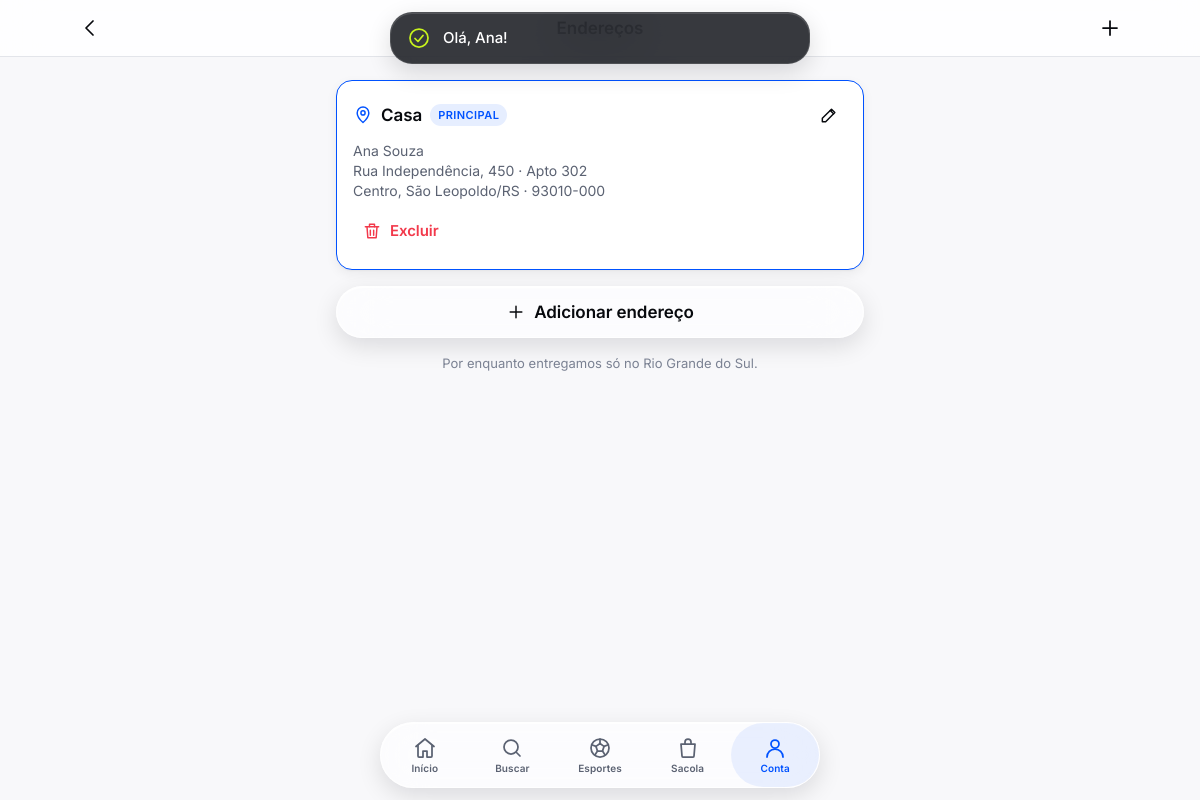
The app's page /conta/enderecos.php (signed in) with its own data.
### tables this page shows
CREATE TABLE enderecos (
  id           INT UNSIGNED AUTO_INCREMENT PRIMARY KEY,
  cliente_id   INT UNSIGNED NOT NULL,
  apelido      VARCHAR(40)  NULL,  
  destinatario VARCHAR(120) NOT NULL,
  cep          CHAR(8)      NOT NULL,
  logradouro   VARCHAR(160) NOT NULL,
  numero       VARCHAR(20)  NOT NULL,
  complemento  VARCHAR(80)  NULL,
  bairro       VARCHAR(80)  NOT NULL,
  cidade       VARCHAR(80)  NOT NULL,
  uf           CHAR(2)      NOT NULL DEFAULT 'RS',
  principal    TINYINT(1)   NOT NULL DEFAULT 0,
  CONSTRAINT fk_endereco_cliente FOREIGN KEY (cliente_id) REFERENCES clientes (id) ON DELETE CASCADE
);

### includes/funcoes.php (called while the page is built, shortened)
<?php
function url_base(): string
{
    static $base = null;
    if ($base === null) {
        global $config;
        if ($config['url_base'] !== null) {
            $base = rtrim($config['url_base'], '/');
        } else {
            $raiz      = str_replace('\\', '/', realpath(__DIR__ . '/..'));
            $documento = str_replace('\\', '/', realpath($_SERVER['DOCUMENT_ROOT'] ?? '') ?: '');
            $base      = ($documento !== '' && stripos($raiz, $documento) === 0)
                ? substr($raiz, strlen($documento))
                : '';
            $base = rtrim($base, '/');
        }
    }
    return $base;
}
function url(string $caminho = ''): string
{
    return url_base() . '/' . ltrim($caminho, '/');
}
function e(?string $texto): string
{
    return htmlspecialchars($texto ?? '', ENT_QUOTES | ENT_SUBSTITUTE, 'UTF-8');
}
function so_numeros(?string $texto): string
{
    return preg_replace('/\D+/', '', $texto ?? '');
}

### includes/conta.php (called while the page is built, shortened)
<?php
function cliente_logado(): ?array
{
    static $cache = [];
    $id = (int) ($_SESSION['cliente_id'] ?? 0);
    if (!array_key_exists($id, $cache)) {
        $cache[$id] = consulta('SELECT id, nome, email, cpf, telefone, criado_em FROM clientes WHERE id = ?', [$id])->fetch() ?: null;
    }
    return $cache[$id];
}
function exigir_login(): array
{
    $cliente = cliente_logado();
    return $cliente;
}
function enderecos_do_cliente(int $cliente_id): array
{
    return consulta('SELECT * FROM enderecos WHERE cliente_id = ? ORDER BY principal DESC, id', [$cliente_id])->fetchAll();
}
function endereco_texto(array $e): array
{
    $rua = $e['logradouro'] . ', ' . (array_key_exists('numero_end', $e) ? $e['numero_end'] : $e['numero']) . (!empty($e['complemento']) ? ' · ' . $e['complemento'] : '');
    $cidade = $e['bairro'] . ', ' . $e['cidade'] . '/' . ($e['uf'] ?? 'RS') . ' · ' . formatar_cep($e['cep']);
    return [$rua, $cidade];
}

### includes/db.php (called while the page is built)
<?php
function db(): PDO
{
    static $pdo = null;
    if ($pdo === null) {
        global $config;
        $dsn = sprintf(
            'mysql:host=%s;port=%d;dbname=%s;charset=utf8mb4',
            $config['db_host'],
            $config['db_porta'],
            $config['db_nome']
        );
        $pdo = new PDO($dsn, $config['db_usuario'], $config['db_senha'], [
            PDO::ATTR_ERRMODE            => PDO::ERRMODE_EXCEPTION,
            PDO::ATTR_DEFAULT_FETCH_MODE => PDO::FETCH_ASSOC,
            PDO::ATTR_EMULATE_PREPARES   => false,
        ]);
        $pdo->exec("SET time_zone = '" . (new DateTime())->format('P') . "'");
    }
    return $pdo;
}
function consulta(string $sql, array $parametros = []): PDOStatement
{
    $stmt = db()->prepare($sql);
    $stmt->execute($parametros);
    return $stmt;
}

### includes/checkout.php (called while the page is built, shortened)
<?php
function formatar_cep(string $cep): string
{
    $n = so_numeros($cep);
    return strlen($n) === 8 ? substr($n, 0, 5) . '-' . substr($n, 5) : $cep;
}

### conta/enderecos.php (the view, shortened to what this page needs)
<?php
require __DIR__ . '/../includes/bootstrap.php';
$cliente = exigir_login();
$cid = (int) $cliente['id'];
$enderecos = enderecos_do_cliente($cid);
pagina_inicio([
    'titulo' => 'Endereços',
    'aba'    => 'conta',
    'nav'    => [
        'titulo' => 'Endereços',
        'voltar' => url('conta/'),
        'acoes'  => '<a class="botao-icone botao-icone--plain" href="' . e(url('conta/endereco.php')) . '" aria-label="Adicionar endereço">' . icone('mais') . '</a>',
    ],
]);
?>
<div class="conteudo conteudo--leitura pilha" style="padding-top: var(--spacing-lg)">
  <?php if (!$enderecos): ?>
    <section class="estado-vazio">
      <div class="estado-vazio__icone"><?= icone('local') ?></div>
      <h1 class="t-title-3">Nenhum endereço salvo</h1>
      <p class="t-subheadline">Salve onde você recebe as compras e o checkout fica mais rápido.</p>
      <a class="botao botao--primary botao--md" href="<?= e(url('conta/endereco.php')) ?>"><?= icone('mais', 'icone--sm') ?> Adicionar endereço</a>
    </section>
  <?php else: ?>
    <ul class="pilha" role="list" style="padding: 0; margin: 0; list-style: none">
      <?php foreach ($enderecos as $end): ?>
        <?php [$rua, $cidade] = endereco_texto($end); ?>
        <li class="cartao-endereco<?= $end['principal'] ? ' cartao-endereco--principal' : '' ?>">
          <div class="linha linha--entre">
            <span class="linha">
              <?= icone('local', 'icone--sm') ?>
              <span class="t-headline"><?= e($end['apelido'] ?: 'Endereço') ?></span>
              <?php if ($end['principal']): ?><span class="selo selo--principal">Principal</span><?php endif; ?>
            </span>
            <a class="botao-icone botao-icone--plain botao-icone--sm" href="<?= e(url('conta/endereco.php?id=' . (int) $end['id'])) ?>" aria-label="Editar <?= e($end['apelido'] ?: 'endereço') ?>"><?= icone('editar', 'icone--sm') ?></a>
          </div>
          <p class="t-subheadline texto-secundario">
            <?= e($end['destinatario']) ?><br><?= e($rua) ?><br><?= e($cidade) ?>
          </p>
          <div class="cartao-endereco__acoes">
            <form method="post" data-confirmar="Excluir o endereço <?= e($end['apelido'] ?: $rua) ?>?">
              <button type="submit" name="acao" value="excluir" class="botao botao--ghost botao--md texto-erro"><?= icone('lixeira', 'icone--sm') ?> Excluir</button>
            </form>
          </div>
        </li>
      <?php endforeach; ?>
    </ul>
    <a class="botao botao--glass botao--bloco" href="<?= e(url('conta/endereco.php')) ?>"><?= icone('mais', 'icone--sm') ?> Adicionar endereço</a>
    <p class="t-footnote texto-terciario" style="text-align: center">Por enquanto entregamos só no Rio Grande do Sul.</p>
  <?php endif; ?>
</div>

### includes/componentes.php (shortened to what this page needs)
<?php
function icone(string $nome, string $classe = ''): string
{
    return '<svg class="icone ' . e($classe) . '" aria-hidden="true" focusable="false">'
         . '<use href="' . e(asset('img/icones.svg')) . '#i-' . e($nome) . '"></use></svg>';
}

### assets/css/tokens.css (style rules this page uses)
:root { --blue-700: #0040C9; --blue-600: #0052FF; --blue-500: #2E6BFF; --blue-400: #5C8DFF; --blue-100: #E6EEFF; --lime-600: #A9D400; --lime-500: #C8F31D; --ink-950: #07090D; --ink-900: #0E1117; --ink-800: #161A22; --ink-700: #232834; --gray-600: #5B6272; --gray-500: #7C8394; --gray-400: #A3A9B6; --gray-300: #C9CDD5; --gray-200: #E3E5EA; --gray-100: #F1F2F5; --gray-50: #F8F8FA; --white: #FFFFFF; --green-500: #1FB86A; --orange-500: #FF8A00; --red-500: #F2394B; --color-bg-primary: var(--gray-50); --color-bg-secondary: var(--white); --color-bg-tertiary: var(--gray-100); --color-bg-elevated: var(--white); --color-bg-inverse: var(--ink-950); --color-text-primary: var(--ink-950); --color-text-secondary: var(--gray-600); --color-text-tertiary: var(--gray-500); --color-text-on-brand: var(--white); --color-text-on-accent: var(--ink-950); --color-text-link: var(--blue-600); --color-text-inverse: var(--white); --color-brand-primary: var(--blue-600); --color-brand-pressed: var(--blue-700); --color-brand-subtle: var(--blue-100); --color-accent-primary: var(--lime-500); --color-accent-pressed: var(--lime-600); --color-border-default: var(--gray-200); --color-border-strong: var(--gray-300); --color-status-success: var(--green-500); --color-status-warning: var(--orange-500); --color-status-error: var(--red-500); --color-glass-fill: rgb(255 255 255 / 0.62); --color-glass-fill-thick: rgb(255 255 255 / 0.82); --color-glass-fill-dark: rgb(20 23 29 / 0.55); --color-glass-fill-tint: rgb(0 82 255 / 0.80); --color-glass-stroke: rgb(255 255 255 / 0.70); --color-glass-highlight: rgb(255 255 255 / 0.95); --color-overlay-scrim: rgb(0 0 0 / 0.32); --spacing-2xs: 2px; --spacing-xs: 4px; --spacing-sm: 8px; --spacing-md: 12px; --spacing-lg: 16px; --spacing-xl: 20px; --spacing-2xl: 24px; --spacing-3xl: 32px; --spacing-4xl: 40px; --spacing-5xl: 56px; --radius-sm: 8px; --radius-md: 12px; --radius-lg: 16px; --radius-xl: 22px; --radius-2xl: 28px; --radius-full: 999px; --font-family: "Inter", system-ui, -apple-system, "Segoe UI", Roboto, sans-serif; --glass-thin-blur: 12px; --glass-regular-blur: 24px; --glass-thick-blur: 40px; --glass-highlight-line: inset 0 1px 0 var(--color-glass-highlight); --shadow-glass-thin: 0 2px 8px rgb(7 9 13 / 0.08); --shadow-glass-regular: 0 8px 24px rgb(7 9 13 / 0.12); --shadow-glass-thick: 0 -8px 40px rgb(7 9 13 / 0.18); --shadow-card: 0 1px 2px rgb(7 9 13 / 0.04), 0 4px 12px rgb(7 9 13 / 0.06); --shadow-floating: 0 8px 24px rgb(7 9 13 / 0.14); --ease-padrao: cubic-bezier(0.25, 0.1, 0.25, 1); --duracao-curta: 160ms; --duracao-media: 300ms; --largura-app: 1080px; --largura-leitura: 560px; --altura-tab-bar: 64px; --area-segura-baixo: env(safe-area-inset-bottom, 0px); --area-segura-topo: env(safe-area-inset-top, 0px); }

### assets/css/telas.css (style rules this page uses)
.cartao-endereco { display: flex; flex-direction: column; gap: var(--spacing-sm); padding: var(--spacing-lg); border: 1px solid transparent; border-radius: var(--radius-lg); background: var(--color-bg-secondary); box-shadow: var(--shadow-card); }
.cartao-endereco--principal { border-color: var(--color-brand-primary); }
.cartao-endereco .linha > .icone { color: var(--color-brand-primary); }
.cartao-endereco__acoes { display: flex; flex-wrap: wrap; gap: var(--spacing-xs); margin-inline: calc(var(--spacing-md) * -1); }
.selo--principal { background: var(--color-brand-subtle); color: var(--color-brand-primary); }
.botao.texto-erro { color: var(--color-status-error); }

### records on screen
enderecos: apelido "Casa", principal "PRINCIPAL", destinatario "Ana Souza", rua "Rua Independência, 450 · Apto 302", cidade "Centro, São Leopoldo/RS · 93010-000"

### other values on screen
$rotulo "Início"
$rotulo "Buscar"
$rotulo "Esportes"
$rotulo "Sacola"
$rotulo "Conta"
